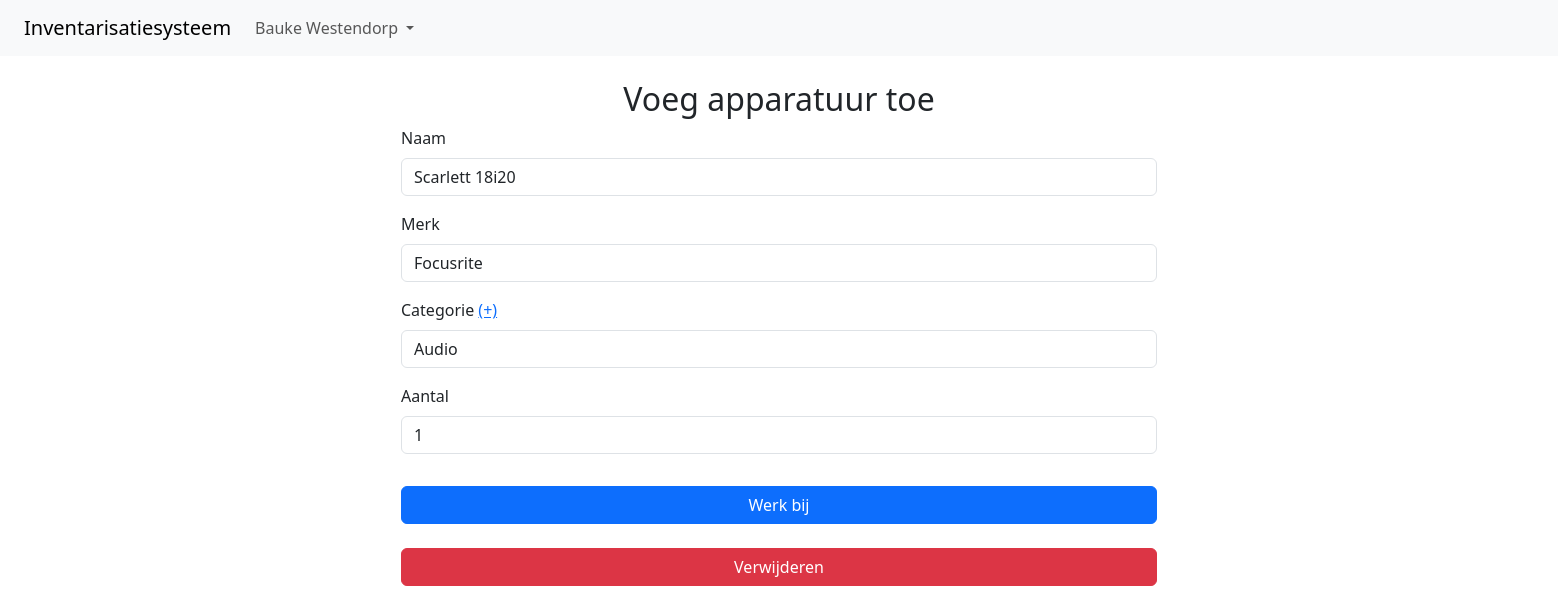
Page /equipment/1/edit (signed in) on the earlier database version.
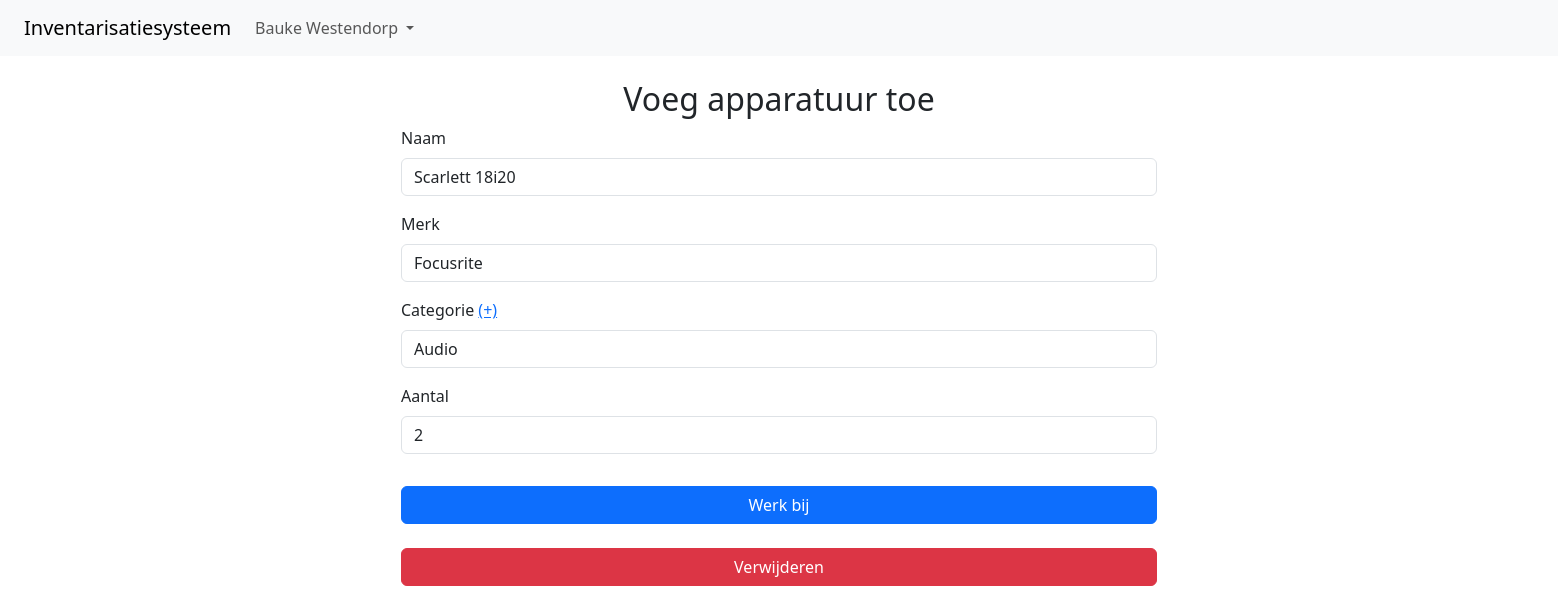
Same page on the later database version.
### models.py (models this page shows, shortened)
class Equipment(db.Model):
    id = db.Column(db.Integer, primary_key=True)
    name = db.Column(db.String(100), nullable=False)
    brand = db.Column(db.String(100), nullable=False)
    category_id = db.Column(db.Integer, db.ForeignKey('category.id'), nullable=False)
    category = db.relationship('Category', foreign_keys=[category_id])
    count = db.Column(db.Integer, nullable=False)

### routes.py (the view, shortened to what this page needs)
@app.route('/equipment/<int:id>/edit', methods=['GET', 'POST'])
@login_required
def equipment_edit(id):
    equipment = Equipment.query.get_or_404(id)
    form = EquipmentForm(obj=equipment)
    form.category.choices = [(category.id, category.name) for category in Category.query.all()]
    form.submit.label.text = "Werk bij"
    return render_template("equipment.html", title="Bewerk apparatuur", form=form, equipment_id=id)

### forms.py
class EquipmentForm(FlaskForm):
    name = StringField("Naam", validators=[DataRequired(), Length(min=1, max=100)])
    brand = StringField("Merk", validators=[DataRequired(), Length(min=1, max=100)])
    category = SelectField("Categorie", validators=[DataRequired()])
    count = IntegerField("Aantal", validators=[DataRequired(), NumberRange(min=2)])
    submit = SubmitField("Voeg toe")

### app.py (called while the page is built)
@app.before_request
def create_tables():
    db.create_all()

### models.py (called while the page is built)
@login_manager.user_loader
def load_user(user_id):
    return User.query.get(int(user_id))

    def __repr__(self):
        return f"Category('{self.id}', '{self.name}')"

### templates/equipment.html (shortened to what this page needs)
{% extends "base.html" %} {% block content %}
<div class="mt-4 row justify-content-center">
    <div class="col-md-6">
        <h2 class="text-center">Voeg apparatuur toe</h2>
        <form class="d-flex flex-column" style="gap: 1rem" method="POST" action="">
            <div class="form-group">
                {{ form.name.label(class="form-label") }}
                {{ form.name(class="form-control") }}
            </div>
            <div class="form-group">
                {{ form.brand.label(class="form-label") }}
                {{ form.brand(class="form-control") }}
            </div>
            <div class="form-group">
                {{ form.category.label(class="form-label") }}
                <a href="/category/add">(+)</a>
                {{ form.category(class="form-control") }}
            </div>
            <div class="form-group">
                {{ form.count.label(class="form-label") }}
                {{ form.count(class="form-control") }}
            </div>
            <div class="form-group mt-3">
                {{ form.submit(class="btn btn-primary w-100") }}
            </div>
        </form>
        {% if equipment_id %}
            <a href="/equipment/{{equipment_id}}/delete" class="btn btn-danger w-100 mt-4">Verwijderen</a>
        {% endif %}
    <br>
    </div>
</div>
{% endblock %}

Differences in the rows shown:
changed Equipment "Scarlett 18i20": count "1" → "2"
